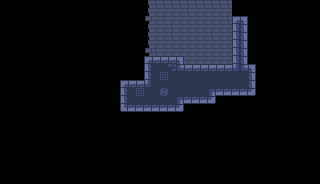

Tiled map render using the project's own tile images. Description and the whole map definition, tile-layer contents included, below:
An orthogonal 40x23 tile map with 8x8 px tiles, 2 tile layers (Background, Base), 6 tilesets and 17 objects.

<map version="1.10" tiledversion="1.10.2" orientation="orthogonal" renderorder="right-down" width="40" height="23" tilewidth="8" tileheight="8" infinite="0" nextlayerid="4" nextobjectid="214">
 <editorsettings>
  <export target="maps/test.tmx" format="tmx" />
 </editorsettings>
 <tileset firstgid="1" source="tileset.tsx" />
 <tileset firstgid="1025" source="LevelEditor/big.tsx" />
 <tileset firstgid="1281" source="LevelEditor/small.tsx" />
 <tileset firstgid="2305" source="LevelEditor/wide.tsx" />
 <tileset firstgid="2817" source="LevelEditor/ultrawide.tsx" />
 <tileset firstgid="3137" source="LevelEditor/Tall.tsx" />
 <layer id="3" name="Background" width="40" height="23">
  <data encoding="csv">
0,0,0,0,0,0,0,0,0,0,0,0,0,0,0,0,0,0,48,50,50,50,50,50,50,50,50,50,50,0,0,0,0,0,0,0,0,0,0,0,
0,0,0,0,0,0,0,0,0,0,0,0,0,0,0,0,0,0,48,81,81,81,81,50,81,81,82,81,81,0,0,0,0,0,0,0,0,0,0,0,
0,0,0,0,0,0,0,0,0,0,0,0,0,0,0,0,0,0,80,81,49,81,81,81,81,81,81,81,50,0,0,0,0,0,0,0,0,0,0,0,
0,0,0,0,0,0,0,0,0,0,0,0,0,0,0,0,0,0,48,81,81,50,81,81,81,81,81,81,81,0,0,0,0,0,0,0,0,0,0,0,
0,0,0,0,0,0,0,0,0,0,0,0,0,0,0,0,0,0,48,81,81,50,81,81,81,81,50,81,81,0,0,0,0,0,0,0,0,0,0,0,
0,0,0,0,0,0,0,0,0,0,0,0,0,0,0,0,0,0,48,81,81,81,81,81,81,81,81,81,81,0,0,0,0,0,0,0,0,0,0,0,
0,0,0,0,0,0,0,0,0,0,0,0,0,0,0,0,0,0,80,50,81,81,82,81,81,81,81,81,81,0,0,0,0,0,0,0,0,0,0,0,
0,0,0,0,0,0,0,0,0,0,0,0,0,0,0,0,0,0,0,0,0,0,0,81,81,82,81,81,81,0,0,0,0,0,0,0,0,0,0,0,
0,0,0,0,0,0,0,0,0,0,0,0,0,0,0,0,0,0,0,0,0,0,0,0,0,0,0,0,0,0,0,0,0,0,0,0,0,0,0,0,
0,0,0,0,0,0,0,0,0,0,0,0,0,0,0,0,0,0,0,0,0,0,0,0,0,0,0,0,0,0,0,0,0,0,0,0,0,0,0,0,
0,0,0,0,0,0,0,0,0,0,0,0,0,0,0,0,0,0,0,0,0,0,0,0,0,0,0,0,0,0,0,0,0,0,0,0,0,0,0,0,
0,0,0,0,0,0,0,0,0,0,0,0,0,0,0,0,0,0,0,0,0,0,0,0,0,0,0,0,0,0,0,0,0,0,0,0,0,0,0,0,
0,0,0,0,0,0,0,0,0,0,0,0,0,0,0,0,0,0,0,0,0,0,0,0,0,0,0,0,0,0,0,0,0,0,0,0,0,0,0,0,
0,0,0,0,0,0,0,0,0,0,0,0,0,0,0,0,0,0,0,0,0,0,0,0,0,0,0,0,0,0,0,0,0,0,0,0,0,0,0,0,
0,0,0,0,0,0,0,0,0,0,0,0,0,0,0,0,0,0,0,0,0,0,0,0,0,0,0,0,0,0,0,0,0,0,0,0,0,0,0,0,
0,0,0,0,0,0,0,0,0,0,0,0,0,0,0,0,0,0,0,0,0,0,0,0,0,0,0,0,0,0,0,0,0,0,0,0,0,0,0,0,
0,0,0,0,0,0,0,0,0,0,0,0,0,0,0,0,0,0,0,0,0,0,0,0,0,0,0,0,0,0,0,0,0,0,0,0,0,0,0,0,
0,0,0,0,0,0,0,0,0,0,0,0,0,0,0,0,0,0,0,0,0,0,0,0,0,0,0,0,0,0,0,0,0,0,0,0,0,0,0,0,
0,0,0,0,0,0,0,0,0,0,0,0,0,0,0,0,0,0,0,0,0,0,0,0,0,0,0,0,0,0,0,0,0,0,0,0,0,0,0,0,
0,0,0,0,0,0,0,0,0,0,0,0,0,0,0,0,0,0,0,0,0,0,0,0,0,0,0,0,0,0,0,0,0,0,0,0,0,0,0,0,
0,0,0,0,0,0,0,0,0,0,0,0,0,0,0,0,0,0,0,0,0,0,0,0,0,0,0,0,0,0,0,0,0,0,0,0,0,0,0,0,
0,0,0,0,0,0,0,0,0,0,0,0,0,0,0,0,0,0,0,0,0,0,0,0,0,0,0,0,0,0,0,0,0,0,0,0,0,0,0,0,
0,0,0,0,0,0,0,0,0,0,0,0,0,0,0,0,0,0,0,0,0,0,0,0,0,0,0,0,0,0,0,0,0,0,0,0,0,0,0,0
</data>
 </layer>
 <layer id="1" name="Base" width="40" height="23">
  <properties>
   <property name="NoOverlappingOutput" type="bool" value="true" />
  </properties>
  <data encoding="csv">
0,0,0,0,0,0,0,0,0,0,0,0,0,0,0,0,0,0,0,0,0,0,0,0,0,0,0,0,0,0,0,0,0,0,0,0,0,0,0,0,
0,0,0,0,0,0,0,0,0,0,0,0,0,0,0,0,0,0,0,0,0,0,0,0,0,0,0,0,0,0,0,0,0,0,0,0,0,0,0,0,
0,0,0,0,0,0,0,0,0,0,0,0,0,0,0,0,0,0,0,0,0,0,0,0,0,0,0,0,0,1,3,0,0,0,0,0,0,0,0,0,
0,0,0,0,0,0,0,0,0,0,0,0,0,0,0,0,0,0,0,0,0,0,0,0,0,0,0,0,0,33,35,0,0,0,0,0,0,0,0,0,
0,0,0,0,0,0,0,0,0,0,0,0,0,0,0,0,0,0,0,0,0,0,0,0,0,0,0,0,0,33,35,0,0,0,0,0,0,0,0,0,
0,0,0,0,0,0,0,0,0,0,0,0,0,0,0,0,0,0,0,0,0,0,0,0,0,0,0,0,0,33,35,0,0,0,0,0,0,0,0,0,
0,0,0,0,0,0,0,0,0,0,0,0,0,0,0,0,0,0,0,0,0,0,0,0,0,0,0,0,0,33,35,0,0,0,0,0,0,0,0,0,
0,0,0,0,0,0,0,0,0,0,0,0,0,0,0,0,0,0,1,2,2,2,3,0,0,0,0,0,0,33,35,0,0,0,0,0,0,0,0,0,
0,0,0,0,0,0,0,0,0,0,0,0,0,0,0,0,0,0,33,34,34,134,9,2,2,2,2,2,2,8,9,3,0,0,0,0,0,0,0,0,
0,0,0,0,0,0,0,0,0,0,0,0,0,0,0,0,0,0,33,34,101,34,34,34,34,34,34,34,34,34,34,35,0,0,0,0,0,0,0,0,
0,0,0,0,0,0,0,0,0,0,0,0,0,0,0,1,2,2,8,34,34,34,34,34,34,34,34,34,34,34,34,35,0,0,0,0,0,0,0,0,
0,0,0,0,0,0,0,0,0,0,0,0,0,0,0,33,34,101,34,34,102,34,34,34,34,34,41,66,66,66,66,67,0,0,0,0,0,0,0,0,
0,0,0,0,0,0,0,0,0,0,0,0,0,0,0,33,34,34,34,34,34,34,41,66,66,66,67,0,0,0,0,0,0,0,0,0,0,0,0,0,
0,0,0,0,0,0,0,0,0,0,0,0,0,0,0,65,66,66,66,66,66,66,67,0,0,0,0,0,0,0,0,0,0,0,0,0,0,0,0,0,
0,0,0,0,0,0,0,0,0,0,0,0,0,0,0,0,0,0,0,0,0,0,0,0,0,0,0,0,0,0,0,0,0,0,0,0,0,0,0,0,
0,0,0,0,0,0,0,0,0,0,0,0,0,0,0,0,0,0,0,0,0,0,0,0,0,0,0,0,0,0,0,0,0,0,0,0,0,0,0,0,
0,0,0,0,0,0,0,0,0,0,0,0,0,0,0,0,0,0,0,0,0,0,0,0,0,0,0,0,0,0,0,0,0,0,0,0,0,0,0,0,
0,0,0,0,0,0,0,0,0,0,0,0,0,0,0,0,0,0,0,0,0,0,0,0,0,0,0,0,0,0,0,0,0,0,0,0,0,0,0,0,
0,0,0,0,0,0,0,0,0,0,0,0,0,0,0,0,0,0,0,0,0,0,0,0,0,0,0,0,0,0,0,0,0,0,0,0,0,0,0,0,
0,0,0,0,0,0,0,0,0,0,0,0,0,0,0,0,0,0,0,0,0,0,0,0,0,0,0,0,0,0,0,0,0,0,0,0,0,0,0,0,
0,0,0,0,0,0,0,0,0,0,0,0,0,0,0,0,0,0,0,0,0,0,0,0,0,0,0,0,0,0,0,0,0,0,0,0,0,0,0,0,
0,0,0,0,0,0,0,0,0,0,0,0,0,0,0,0,0,0,0,0,0,0,0,0,0,0,0,0,0,0,0,0,0,0,0,0,0,0,0,0,
0,0,0,0,0,0,0,0,0,0,0,0,0,0,0,0,0,0,0,0,0,0,0,0,0,0,0,0,0,0,0,0,0,0,0,0,0,0,0,0
</data>
 </layer>
 <objectgroup id="2" name="Objects">
  <object id="179" gid="1025" x="123" y="37.25" width="16" height="16" />
  <object id="180" gid="1027" x="120" y="80" width="16" height="16" />
  <object id="190" gid="3137" x="256" y="88" width="8" height="16" />
  <object id="192" gid="1540" x="147.75" y="27.25" width="8" height="8" />
  <object id="195" gid="2307" x="120" y="48" width="16" height="8">
   <properties>
    <property name="max" type="int" value="10" />
    <property name="mode" value="a" />
   </properties>
  </object>
  <object id="196" gid="1441" x="212.917" y="62.0833" width="8" height="8" />
  <object id="199" gid="2817" x="96" y="64" width="24" height="8" />
  <object id="200" gid="1547" x="106.667" y="53" width="8" height="8" />
  <object id="201" gid="2369" x="112" y="24" width="16" height="8" />
  <object id="203" gid="2305" x="232" y="16" width="16" height="8" />
  <object id="207" gid="1295" x="248" y="48" width="8" height="8" />
  <object id="208" gid="1289" x="176" y="16" width="8" height="8" />
  <object id="209" gid="1321" x="224" y="24" width="8" height="8" />
  <object id="210" gid="1353" x="208" y="24" width="8" height="8" />
  <object id="211" gid="2337" x="144" y="56" width="16" height="8" />
  <object id="212" gid="2337" x="192" y="64" width="16" height="8" />
  <object id="213" gid="1026" x="168" y="56" width="16" height="16">
   <properties>
    <property name="lines">Узкий красный убивает
А ШИИРОКИЙ нет</property>
   </properties>
  </object>
 </objectgroup>
</map>
